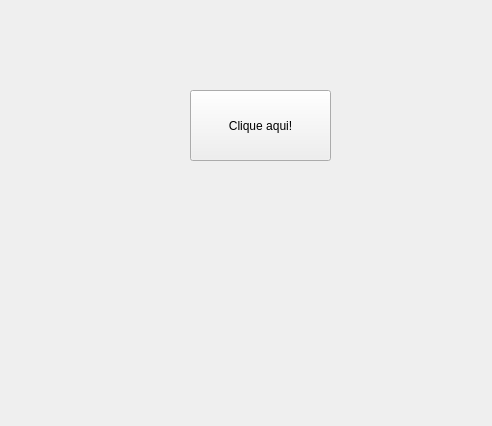
<?xml version="1.0" encoding="UTF-8"?>
<ui version="4.0">
 <class>MainWindow</class>
 <widget class="QMainWindow" name="MainWindow">
  <property name="geometry">
   <rect>
    <x>0</x>
    <y>0</y>
    <width>492</width>
    <height>426</height>
   </rect>
  </property>
  <property name="windowTitle">
   <string>MainWindow</string>
  </property>
  <widget class="QWidget" name="centralwidget">
   <widget class="QPushButton" name="fecharPushButton">
    <property name="geometry">
     <rect>
      <x>190</x>
      <y>90</y>
      <width>141</width>
      <height>71</height>
     </rect>
    </property>
    <property name="text">
     <string>Clique aqui!</string>
    </property>
   </widget>
  </widget>
 </widget>
 <resources/>
 <connections>
  <connection>
   <sender>fecharPushButton</sender>
   <signal>clicked()</signal>
   <receiver>MainWindow</receiver>
   <slot>showMaximized()</slot>
   <hints>
    <hint type="sourcelabel">
     <x>260</x>
     <y>125</y>
    </hint>
    <hint type="destinationlabel">
     <x>245</x>
     <y>212</y>
    </hint>
   </hints>
  </connection>
 </connections>
</ui>
